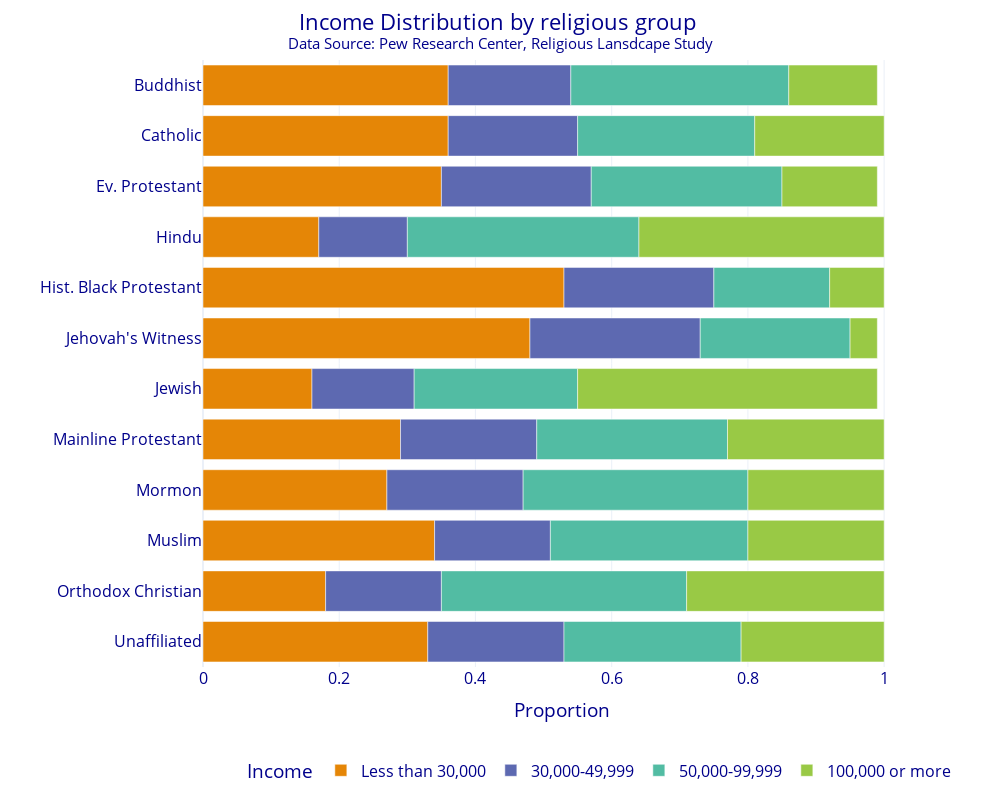

Notebook code cell kept with this figure:
### Markdown cell above
## There are SO MANY CUSTOMIZATION OPTIONS!

You are not expected to have all of these options memorized. You should just know that these things are possible and then look up examples for how to do fancier things. I always start simple and then add on from there.

## Final Plot

### Code cell
fig = px.bar(DF_new,
             y='religion',
             x='proportion',
             color='income',
             color_discrete_sequence=px.colors.qualitative.Vivid,
             category_orders={'income' : ['Less than 30,000', '30,000-49,999', '50,000-99,999', '100,000 or more']})

fig.update_layout(template="plotly_white",
                  title='Income Distribution by religious group <br><sup>Data Source: Pew Research Center, Religious Lansdcape Study</sup>',
                  title_x=0.5,
                  yaxis={'categoryorder': 'category descending'},
                  xaxis_title="Proportion",
                  yaxis_title="",
                  legend_title='Income',
                  legend={'orientation':"h",'yanchor':"bottom",'y':-0.2, 'xanchor':"right",'x':1.05},
                  font={'family':"Open Sans, monospace",'size':16,'color':"Darkblue"},
                  autosize=False,
                  width=1000,
                  height=800)

fig.show()

### Figure 1 — Plotly figure (JSON) as saved in the notebook; plotly's stock layout.template omitted (floating-point values rounded to 4 significant figures)
{"data": [{"alignmentgroup": "True", "hovertemplate": "income=Less than 30,000<br>proportion=%{x}<br>religion=%{y}<extra></extra>", "legendgroup": "Less than 30,000", "marker": {"color": "rgb(229, 134, 6)", "pattern": {"shape": ""}}, "name": "Less than 30,000", "offsetgroup": "Less than 30,000", "orientation": "h", "showlegend": true, "textposition": "auto", "type": "bar", "x": [0.36, 0.36, 0.35, 0.17, 0.53, 0.48, 0.16, 0.29, 0.27, 0.34, 0.18, 0.33], "xaxis": "x", "y": ["Buddhist", "Catholic", "Ev. Protestant", "Hindu", "Hist. Black Protestant", "Jehovah's Witness", "Jewish", "Mainline Protestant", "Mormon", "Muslim", "Orthodox Christian", "Unaffiliated"], "yaxis": "y"}, {"alignmentgroup": "True", "hovertemplate": "income=30,000-49,999<br>proportion=%{x}<br>religion=%{y}<extra></extra>", "legendgroup": "30,000-49,999", "marker": {"color": "rgb(93, 105, 177)", "pattern": {"shape": ""}}, "name": "30,000-49,999", "offsetgroup": "30,000-49,999", "orientation": "h", "showlegend": true, "textposition": "auto", "type": "bar", "x": [0.18, 0.19, 0.22, 0.13, 0.22, 0.25, 0.15, 0.2, 0.2, 0.17, 0.17, 0.2], "xaxis": "x", "y": ["Buddhist", "Catholic", "Ev. Protestant", "Hindu", "Hist. Black Protestant", "Jehovah's Witness", "Jewish", "Mainline Protestant", "Mormon", "Muslim", "Orthodox Christian", "Unaffiliated"], "yaxis": "y"}, {"alignmentgroup": "True", "hovertemplate": "income=50,000-99,999<br>proportion=%{x}<br>religion=%{y}<extra></extra>", "legendgroup": "50,000-99,999", "marker": {"color": "rgb(82, 188, 163)", "pattern": {"shape": ""}}, "name": "50,000-99,999", "offsetgroup": "50,000-99,999", "orientation": "h", "showlegend": true, "textposition": "auto", "type": "bar", "x": [0.32, 0.26, 0.28, 0.34, 0.17, 0.22, 0.24, 0.28, 0.33, 0.29, 0.36, 0.26], "xaxis": "x", "y": ["Buddhist", "Catholic", "Ev. Protestant", "Hindu", "Hist. Black Protestant", "Jehovah's Witness", "Jewish", "Mainline Protestant", "Mormon", "Muslim", "Orthodox Christian", "Unaffiliated"], "yaxis": "y"}, {"alignmentgroup": "True", "hovertemplate": "income=100,000 or more<br>proportion=%{x}<br>religion=%{y}<extra></extra>", "legendgroup": "100,000 or more", "marker": {"color": "rgb(153, 201, 69)", "pattern": {"shape": ""}}, "name": "100,000 or more", "offsetgroup": "100,000 or more", "orientation": "h", "showlegend": true, "textposition": "auto", "type": "bar", "x": [0.13, 0.19, 0.14, 0.36, 0.08, 0.04, 0.44, 0.23, 0.2, 0.2, 0.29, 0.21], "xaxis": "x", "y": ["Buddhist", "Catholic", "Ev. Protestant", "Hindu", "Hist. Black Protestant", "Jehovah's Witness", "Jewish", "Mainline Protestant", "Mormon", "Muslim", "Orthodox Christian", "Unaffiliated"], "yaxis": "y"}], "layout": {"autosize": false, "barmode": "relative", "font": {"color": "Darkblue", "family": "Open Sans, monospace", "size": 16}, "height": 800, "legend": {"orientation": "h", "title": {"text": "Income"}, "tracegroupgap": 0, "x": 1.05, "xanchor": "right", "y": -0.2, "yanchor": "bottom"}, "margin": {"t": 60}, "title": {"text": "Income Distribution by religious group <br><sup>Data Source: Pew Research Center, Religious Lansdcape Study</sup>", "x": 0.5}, "width": 1000, "xaxis": {"anchor": "y", "autorange": true, "domain": [0, 1], "range": [0, 1.053], "title": {"text": "Proportion"}, "type": "linear"}, "yaxis": {"anchor": "x", "autorange": true, "categoryorder": "category descending", "domain": [0, 1], "range": [-0.5, 11.5], "title": {"text": ""}, "type": "category"}}}
